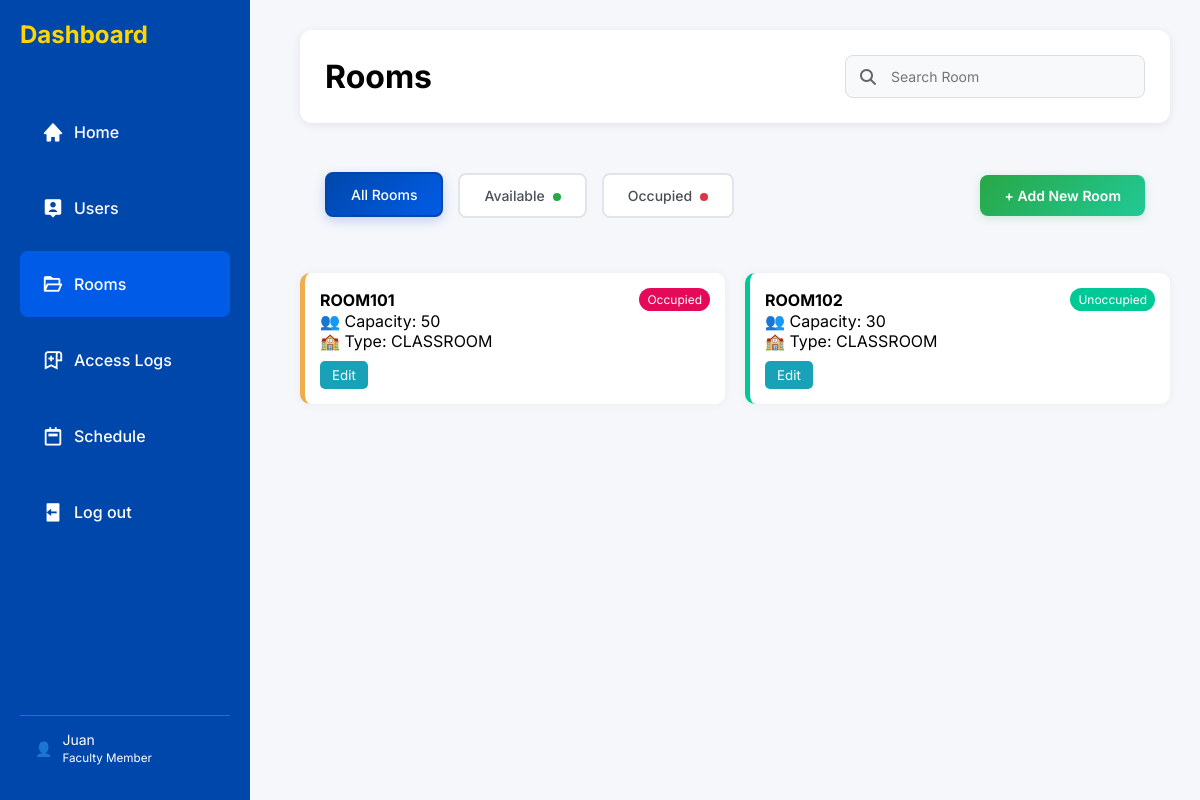
The page /rooms.php on the database its author committed.
### tables this page shows
CREATE TABLE `classrooms` (
  `Room_id` int(11) NOT NULL,
  `Room_code` varchar(50) NOT NULL,
  `Status` enum('Occupied','Unoccupied') DEFAULT 'Unoccupied',
  `Classroom_type` varchar(255) DEFAULT NULL,
  `Capacity` int(11) DEFAULT NULL
);

### rooms.php (the view, shortened to what this page needs)
<!DOCTYPE html>
<html lang="en">
<head>
    <link rel="stylesheet" href="https://cdnjs.cloudflare.com/ajax/libs/font-awesome/6.6.0/css/all.min.css"/>
    <link rel="stylesheet" href="https://unpkg.com/boxicons@2.1.4/css/boxicons.min.css">
    <link rel="stylesheet" href="styles/rooms.css">
    <link rel="stylesheet" href="styles/sidebar.css">
</head>
<body>
    <div class="sidebar" id="sidebar">
        <h1>Dashboard</h1>
        <div class="icons">
            <a href="index.php" ><i class='bx bxs-home'></i>Home</a>
            <a href="users.php"><i class='bx bxs-user-pin' ></i> Users</a>
            <a href="rooms.php" class="active"><i class='bx bx-folder-open'></i> Rooms</a>
            <a href="access_logs.php"><i class='bx bx-bookmark-alt-plus'></i> Access Logs</a>
            <a href="schedule.php"><i class='bx bx-calendar-week'></i> Schedule</a>
            <a href="logout.php"><i class='bx bxs-log-out'></i> Log out</a>
        </div>
        <div class="user">
            👤 <span>Juan<br><small>Faculty Member</small></span>
        </div>
    </div>
    <div class="room-section">
        <div class="controls-section">
            <h1>Rooms</h1>
            <div class="search-box">
                <i class="fas fa-search"></i>
                <input type="text" id="searchInput" placeholder="Search Room">
            </div>
        </div>
        <div class="room-content">
            <section class="filters">
                <div class="filter-buttons">
                    <button class="filter active" data-filter="all">All Rooms</button>
                    <button class="filter" data-filter="available">Available</button>
                    <button class="filter" data-filter="occupied">Occupied</button>
                    <div class="actions">
                      <button class="add-room">+ Add New Room</button>
                    </div>
                </div>
            </section>
                <?php
                    include "conn.php";
                    $sql = 'select * from classrooms';
                    $rooms = mysqli_query($conn,$sql);
                ?>
            <section class="room-grid" id="roomGrid">
                <?php while($row = mysqli_fetch_assoc($rooms)): ?>
                <?php
                    $status = strtolower($row['Status']);
                    $statusClass = ($status == 'occupied') ? 'occupied' : 'available';
                ?>
                <div class="room-card <?php echo $statusClass; ?>" data-room-code="<?php echo $row['Room_code']; ?>" data-room-type="<?php echo $row['Classroom_type']; ?>" data-status="<?php echo $statusClass; ?>">
                        <div class="room-header">
                            <h4><?php echo $row['Room_code']; ?></h4>
                            <span class="status <?php echo $statusClass; ?>"><?php echo $row['Status']; ?></span>
                        </div>
                        <p>👥 Capacity: <?php echo $row['Capacity']; ?></p>
                        <p>🏫 Type: <?php echo $row['Classroom_type']; ?></p>
                        <div class="card-actions">
                            <button class="edit">Edit</button>
                        </div>
                </div>
                <?php endwhile; ?>
            </section>
        </div>
    </div>
</body>
</html>

### styles/rooms.css (style rules this page uses)
* { box-sizing: border-box; margin: 0; padding: 0; font-family: 'Inter', sans-serif; }
body { background-color: #f5f7fb; min-height: 100vh; }
.room-section { padding: 30px 30px 0 300px; }
.room-content { padding-top: 25px; }
.search-box { position: relative; min-width: 300px; }
.search-box i { position: absolute; left: 15px; top: 50%; transform: translateY(-50%); color: #666; z-index: 1; }
.search-box input { width: 100%; padding: 12px 15px 12px 45px; border: 1px solid #ddd; border-radius: 8px; font-size: 14px; transition: all 0.3s; background: #f8f9fa; }
.controls-section { display: flex; align-items: center; justify-content: space-between; gap: 70px; background: white; padding: 25px; border-radius: 12px; box-shadow: 0 2px 10px rgba(0, 0, 0, 0.08); }
.controls-section h1 { width: 198px; }
.filters { border-radius: 12px; padding: 25px; }
.filter-buttons { display: flex; align-items: center; justify-content: space-between; gap: 15px; flex-wrap: wrap; }
.filter { padding: 12px 24px; border: 2px solid #e1e5e9; border-radius: 8px; background: white; color: #495057; font-size: 14px; font-weight: 500; cursor: pointer; transition: all 0.3s ease; position: relative; overflow: hidden; }
.filter::before { content: ''; position: absolute; top: 0; left: -100%; width: 100%; height: 100%; background: linear-gradient(90deg, transparent, rgba(255, 255, 255, 0.4), transparent); transition: left 0.5s; }
.filter.active { background: linear-gradient(135deg, #0047AB 0%, #005ce6 100%); color: white; border-color: #0047AB; box-shadow: 0 4px 12px rgba(0, 71, 171, 0.2); transform: translateY(-1px); }
.actions { display: flex; gap: 12px; margin-left: auto; }
.add-room { background: linear-gradient(135deg, #28a745 0%, #20c997 100%); color: white; padding: 12px 24px; border: none; border-radius: 8px; font-size: 14px; font-weight: 600; cursor: pointer; transition: all 0.3s ease; display: flex; align-items: center; gap: 8px; box-shadow: 0 2px 8px rgba(40, 167, 69, 0.2); white-space: nowrap; }
.add-room::before { font-size: 18px; font-weight: bold; }
.filter[data-filter="available"]::after, .filter[data-filter="occupied"]::after { content: ''; width: 8px; height: 8px; border-radius: 50%; margin-left: 8px; display: inline-block; }
.filter[data-filter="available"]::after { background-color: #28a745; }
.filter[data-filter="occupied"]::after { background-color: #dc3545; }
.room-grid { display: grid; grid-template-columns: repeat(auto-fill, minmax(400px, 3fr)); gap: 20px; margin-top: 30px; }
.room-card { background: white; border-radius: 10px; padding: 15px; box-shadow: 0 0 10px rgba(0,0,0,0.05); border-left: 5px solid #ccc; }
.room-card.available { border-color: #00c896; transition: .3s ease; }
.room-card.occupied { border-color: #f0ad4e; }
.room-header { display: flex; justify-content: space-between; align-items: center; }
.status { font-size: 12px; padding: 4px 8px; border-radius: 12px; color: white; }
.status.available { background-color: #00c896; }
.status.occupied { background-color: #e40959; }
.card-actions { margin-top: 10px; }
.card-actions button { margin-right: 10px; padding: 6px 12px; border: none; border-radius: 5px; cursor: pointer; }
.edit { background: #17a2b8; color: white; }
.filter.active { background-color: #007bff; color: white; }

### styles/sidebar.css (style rules this page uses)
.sidebar { width: 250px; background-color: #0047AB; color: white; display: flex; flex-direction: column; height: 100vh; padding: 20px; position: fixed; transition: transform 0.3s ease; }
.sidebar h1 { font-size: 24px; margin-bottom: 40px; color: #FFD700; }
.sidebar a { color: white; text-decoration: none; margin: 10px 0; display: flex; align-items: center; padding: 12px; border-radius: 8px; font-weight: 500; transition: background 0.3s ease; }
.sidebar a:hover, .sidebar a.active { background-color: #005ce6; }
.sidebar .user { margin-top: auto; display: flex; align-items: center; padding: 15px; border-top: 1px solid #ffffff33; font-size: 14px; }
.sidebar .user span { margin-left: 10px; }
.sidebar i { padding: 10px; font-size: 22px; }

### rows shown on the page
classrooms: Room_code "ROOM101", Status "Occupied", Capacity "50", Classroom_type "CLASSROOM"
classrooms: Room_code "ROOM102", Status "Unoccupied", Capacity "30", Classroom_type "CLASSROOM"
